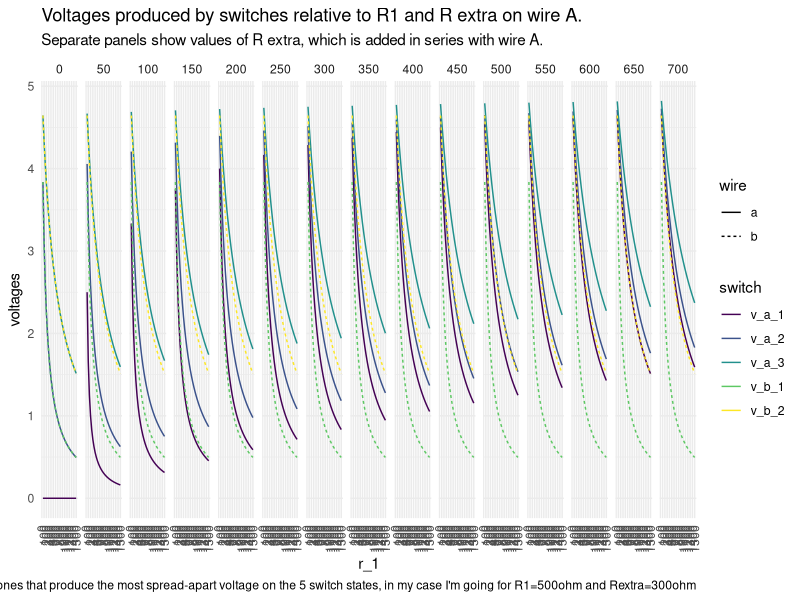
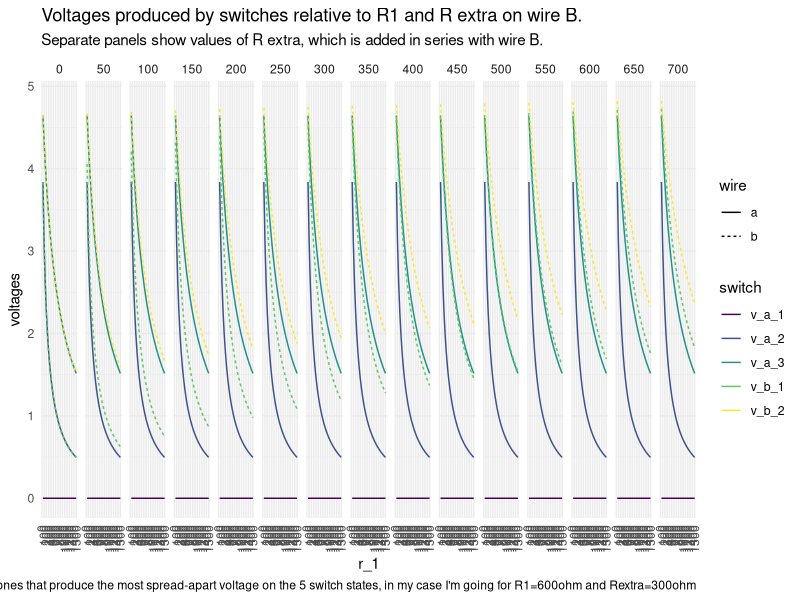
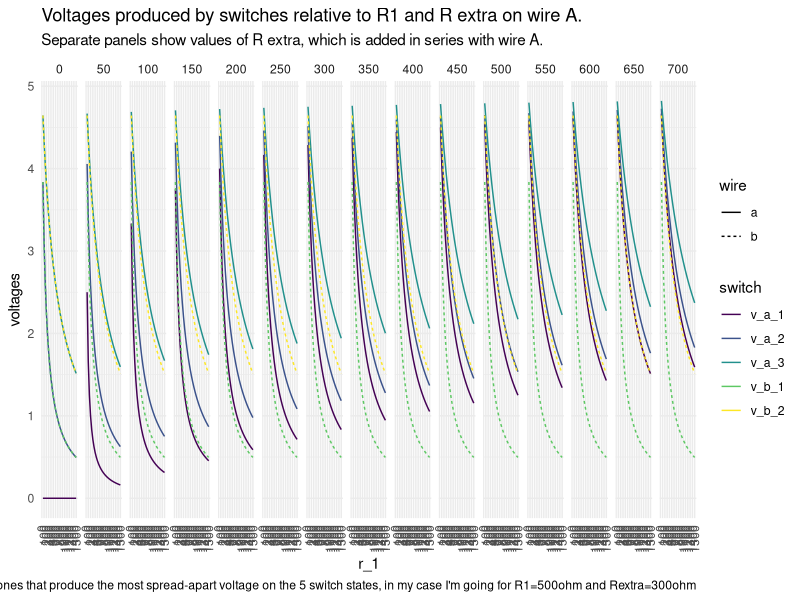
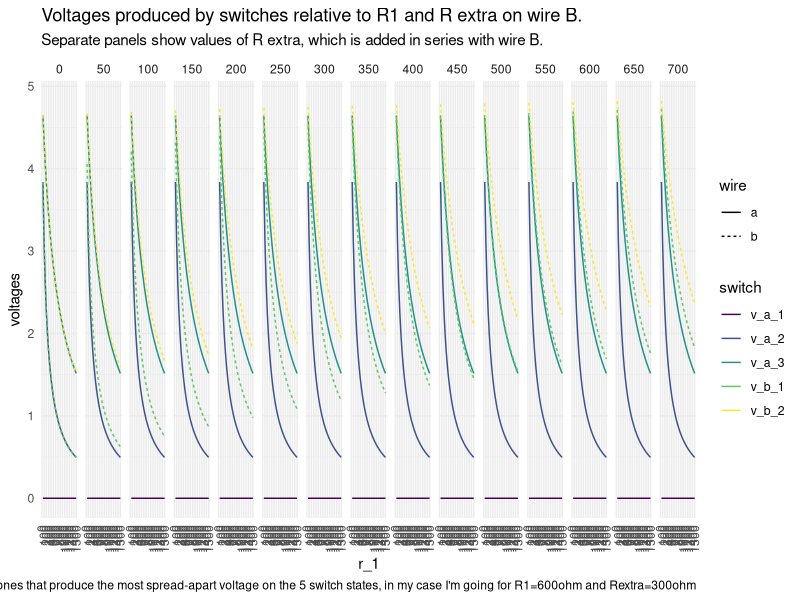

Write R code to recreate these figures, in order.
## script to compute ideal resistor values for the biggest range of ladder button configs
library(dplyr)
library(ggplot2)
library(tidyr)
library(viridis)

voltage = 5
r_a_1 = 0
r_a_2 = 165
r_a_3 = 652

r_b_1 = 165
r_b_2 = 652

r_1_values <- seq(from=50, to=1500, by=50)
r_extra_values <- seq(from=0, to=700, by=50)

resistor_values_A <- 
  expand.grid(r_1 = r_1_values, r_extra=r_extra_values) %>%
  as_tibble() %>%
  mutate(
    v_a_1 = voltage * (r_a_1 + r_extra) / (r_1 + r_a_1 + r_extra),
    v_a_2 = voltage * (r_a_2 + r_extra) / (r_1 + r_a_2 + r_extra),
    v_a_3 = voltage * (r_a_3 + r_extra) / (r_1 + r_a_3 + r_extra),
    v_b_1 = voltage * (r_b_1) / (r_1 + r_b_1),
    v_b_2 = voltage * (r_b_2) / (r_1 + r_b_2)
  ) %>%
  pivot_longer(cols = matches("^v_"), names_to = "switch", values_to = "voltages") %>%
  mutate(wire = gsub(pattern = "v_(a|b)_\\d", replacement = "\\1", x = switch))

ggplot(data = resistor_values_A, aes(x = r_1, y = voltages)) +
  geom_line(aes(group = switch, colour = switch, linetype = wire)) +
  facet_grid(~r_extra) +
  theme_minimal() +
  scale_color_viridis(discrete = TRUE) +
  scale_x_continuous(breaks = seq(0,1500, by = 100), minor_breaks = NULL) +
  theme(axis.text.x = element_text(angle = 90, hjust = 1, vjust = 0.5)) +
  labs(
    title = "Voltages produced by switches relative to R1 and R extra on wire A.", 
    subtitle = "Separate panels show values of R extra, which is added in series with wire A.",
    caption = "The best values to choose are ones that produce the most spread-apart voltage on the 5 switch states, in my case I'm going for R1=500ohm and Rextra=300ohm"
    ) +
  NULL

ggsave(filename = "~/arduino_micra_swc/resistance_plot_extra_resistor_A.pdf", dpi = 300, width = 12, height = 8)

resistor_values_B <-
  expand.grid(r_1 = r_1_values, r_extra=r_extra_values) %>%
  as_tibble() %>%
  mutate(
    v_a_1 = voltage * (r_a_1) / (r_1 + r_a_1),
    v_a_2 = voltage * (r_a_2) / (r_1 + r_a_2),
    v_a_3 = voltage * (r_a_3) / (r_1 + r_a_3),
    v_b_1 = voltage * (r_b_1 + r_extra) / (r_1 + r_b_1 + r_extra),
    v_b_2 = voltage * (r_b_2 + r_extra) / (r_1 + r_b_2 + r_extra)
  ) %>%
  pivot_longer(cols = matches("^v_"), names_to = "switch", values_to = "voltages") %>%
  mutate(wire = gsub(pattern = "v_(a|b)_\\d", replacement = "\\1", x = switch))


ggplot(data = resistor_values_B, aes(x = r_1, y = voltages)) +
  geom_line(aes(group = switch, colour = switch, linetype = wire)) +
  facet_grid(~r_extra) +
  theme_minimal() +
  scale_color_viridis(discrete = TRUE) +
  scale_x_continuous(breaks = seq(0,1500, by = 100), minor_breaks = NULL) +
  theme(axis.text.x = element_text(angle = 90, hjust = 1, vjust = 0.5)) +
  labs(
    title = "Voltages produced by switches relative to R1 and R extra on wire B.", 
    subtitle = "Separate panels show values of R extra, which is added in series with wire B.",
    caption = "The best values to choose are ones that produce the most spread-apart voltage on the 5 switch states, in my case I'm going for R1=600ohm and Rextra=300ohm"
  ) +
  NULL

ggsave(filename = "~/arduino_micra_swc/resistance_plot_extra_resistor_B.pdf", dpi = 300, width = 12, height = 8)
